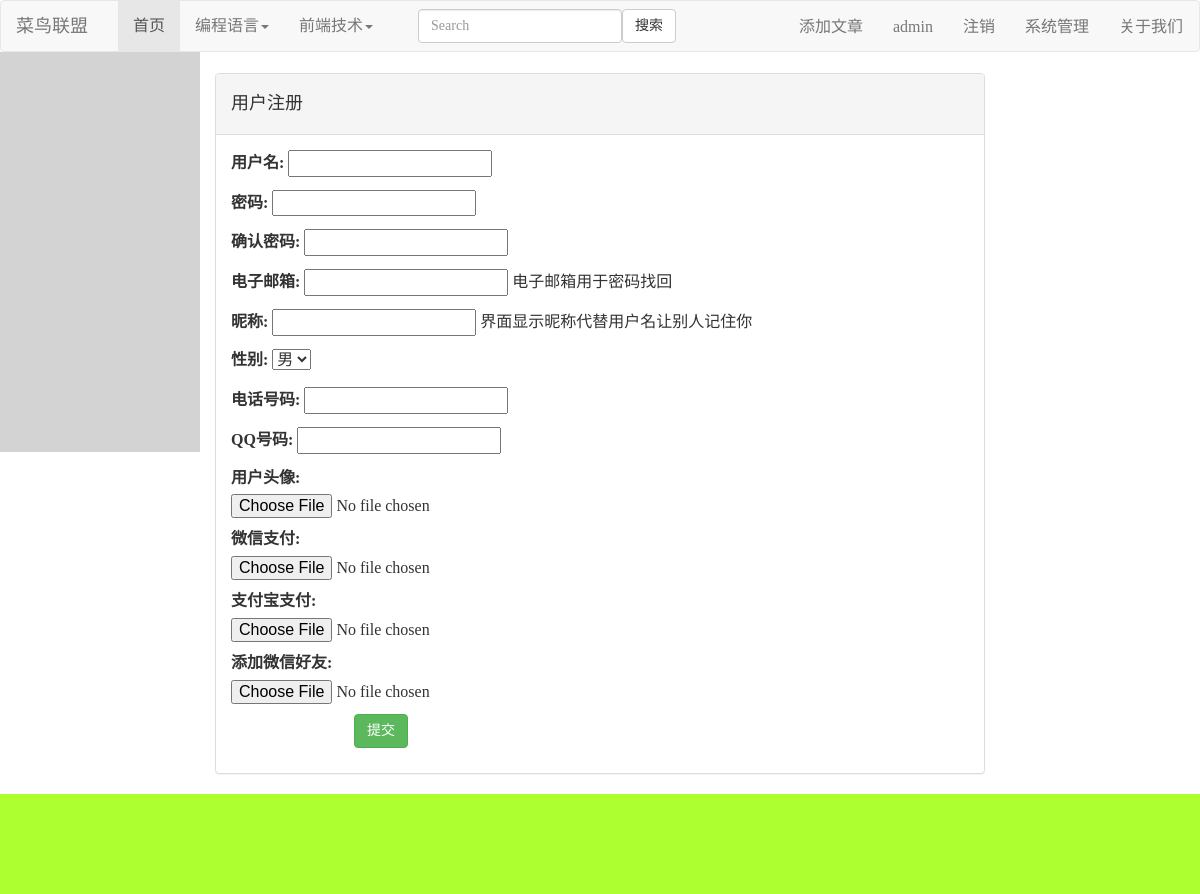
/register (signed in), run on the app's committed database.
### apps/common/models.py (models this page shows, shortened)
class Category(models.Model):
    name = models.CharField(verbose_name=u'类别名称', max_length=10,unique=True)
    remark = models.CharField(verbose_name=u'备注',max_length=100,blank=True,null=True,default='')
    class Meta:
        db_table='common_type'
        verbose_name = u'类别表'

class User(AbstractUser):
    username = models.CharField(verbose_name=u'用户名',primary_key=True,max_length=20)
    nickname = models.CharField(verbose_name=u'昵称', max_length=10,unique=True)
    email = models.EmailField(verbose_name=u'电子邮箱',help_text=u'填写电子邮箱用于密码找回',unique=True)
    sex = models.CharField(max_length=2,choices=(('1', '男'), ('2', '女')), default='1',
                              verbose_name='性别')
    tel = models.IntegerField(verbose_name=u'联系电话', blank=True, null=True)
    qq = models.IntegerField(verbose_name=u'QQ', blank=True, null=True)
    portrait = models.ImageField(verbose_name=u'头像',blank=True,null=True)
    wechat_pay = models.ImageField(verbose_name=u'微信支付',upload_to='pay/wechat/%Y/%m',blank=True,null=True,help_text=u'微信支付')
    alipay = models.ImageField(verbose_name=u'支付宝支付',upload_to='pay/alipay/%Y/%m',blank=True,null=True,help_text=u'支付宝支付')
    wechat_fiends = models.ImageField(verbose_name=u'微信好友',upload_to='wechat/%Y/%m',blank=True,null=True,help_text=u'添加微信好友')
    class Meta:
        db_table='common_user'
        verbose_name=u'用户表'

### apps/common/views.py (the view, shortened to what this page needs)
# urls.py: url(r'register',register),
def register(request):
    error_message = ''
    if(request.method == 'GET'):
        obj = UserRegisterForm()
        return render(request,'common/register.html',locals())

### apps/common/forms.py
class UserRegisterForm(Form):
    username = forms.CharField(label=u'用户名')
    password = forms.CharField(widget=widgets.PasswordInput(),label=u'密码')
    confirm_password = forms.CharField(widget=widgets.PasswordInput(),label=u'确认密码')
    email = forms.EmailField(label=u'电子邮箱',help_text=u'电子邮箱用于密码找回')
    nickname = forms.CharField(label=u'昵称',help_text=u'界面显示昵称代替用户名让别人记住你',required=False)
    sex = forms.ChoiceField(label=u'性别',choices=(('1','男'),('2','女')),initial='1')
    tel = forms.CharField(label=u'电话号码',min_length=11,max_length=11,required=False)
    qq = forms.CharField(label=u'QQ号码',min_length=5,required=False)
    portrait = forms.ImageField(label=u'用户头像',required=False)
    wechat_pay = forms.ImageField(label=u'微信支付', required=False)
    alipay = forms.ImageField(label=u'支付宝支付', required=False)
    wechat_fiends = forms.ImageField(label=u'添加微信好友',required=False)

### apps/common/models.py (called while the page is built)
    def __str__(self):
        return self.name

### apps/common/views.py (called while the page is built)
def globaPara(request):
    site_name = SITE_NAME
    meta_keywords = META_KEYWORDS
    meta_desp = META_DESCRIPTION
    category_list = Category.objects.all()
    type_list = Type.objects.all()
    navbar_dict = {}
    for category in category_list:
        type_list = Type.objects.filter(category=category)
        print(type_list)
        navbar_dict[category.name] = type_list
    print(navbar_dict)
    return locals()

### templates/common/register.html (shortened to what this page needs)
{% extends 'common/base.html' %}
{% load staticfiles %}
{% block content %}
    <div class="panel panel-default">
        <div class="panel-heading"><h4>用户注册</h4></div>
        <form class="panel-body" action="/register/" method="post">
            {{ obj.as_p }}
            <p><input class="btn btn-default btn-success col-sm-offset-2" type="submit" value="提交"></p>
        </form>
    </div>
{% endblock %}

### templates/common/base.html (shortened to what this page needs)
{% load staticfiles %}
<!doctype html>
<html lang="en">
    <head>
        <link rel="stylesheet" href="{% static 'css/base.css' %}">
        <link rel="stylesheet" href="{% static 'bootstrap/css/bootstrap.min.css' %}">
    </head>
    <body>
        <div class="my-header navbar navbar-default" role="navigation" style="">
            <div class="container-fluid">
                <div class="navbar-header">
                    <a class="navbar-brand" href="#">菜鸟联盟</a>
                </div>
                <div class="collapse navbar-collapse navbar-left" id="my-nav">
                    <ul class="nav navbar-nav">
                        <li class="active"><a href="/">首页</a></li>
                        {% for key,type_list in navbar_dict.items %}
                            <li class="dropdown">
                                <a href="#" class="dropdown-toggle" data-toggle="dropdown">
                                    {{ key }}<b class="caret"></b>
                                </a>
                            </li>
                        {% endfor %}
                    </ul>
                </div>
                <form class="navbar-form navbar-left" role="search">
                    <div class="form-group">
                        <input type="text" class="form-control" placeholder="Search">
                    </div><button type="submit" class="btn btn-default">搜索</button>
                 </form>
                <div class="navbar navbar-right">
                    <ul class="nav navbar-nav">
                        <li><a href="/add-article">添加文章</a></li>
                        {% if request.user.is_authenticated %}
                            <li><a href="">{{ request.user.username }}</a></li>
                            <li><a href="/logout/">注销</a></li>
                            {% if request.user.is_superuser %}
                                <li><a href="/admin/">系统管理</a></li>
                            {% endif %}
                        {% else %}
                            <li><a href="/login/">登陆</a></li>
                            <li><a href="/register/">注册</a></li>
                        {% endif %}
                        <li><a href="/about-me/">关于我们</a></li>
                    </ul>
                </div>
            </div>
        </div>
        <div class="section">
            <div class="left col-sm-2 col-xs-12"></div>
            <div class="center col-sm-8 col-xs-12">
                {% block content %}{% endblock %}
            </div>
            <div class="right col-sm-2 col-xs-12">
            </div>
        </div>
        <div class="my-footer"></div>
    </body>
</html>

### static/css/base.css (style rules this page uses)
* { margin:0; padding:0; font-size:16px; font-family: '微软雅黑'; }
li { list-style:none; }
a { text-decoration: none; }
.my-header { height:52px !important; margin-bottom:0 !important; }
.container-fluid { height:100% !important; }
.section { margin-top:0; width:100%; }
.section .left { height:400px; background:lightgray; float:left; }
.section .center { height:100%; background: white; float:left; margin:0 !important; }
.section .right { height:100%; float:left; }
.my-footer { width:100%; height:100px; background: greenyellow; }

### data on the page
Category: navbar_dict "编程语言"
Category: navbar_dict "前端技术"
User: user.username "admin"
